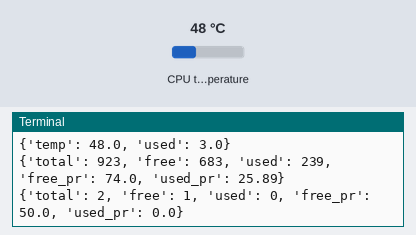
A program run on a simulated Raspberry Pi (BCM pin numbers). Shown: the last lines printed to the terminal. The test bench sets the inputs (shaded band); at power-on: CPU temperature 48 °C. System figures (address, load, memory, disk, uptime) are fixed made-up values.

Above: at 1.2 s.
1.3 s: CPU temperature set to 31 °C
At 2.6 s:
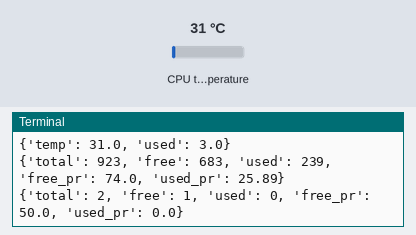
4.0 s: CPU temperature set to 44 °C
At 5.4 s:
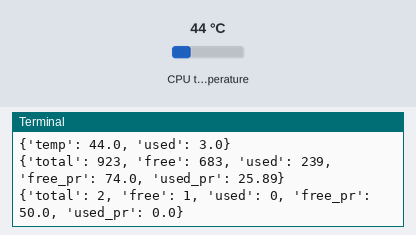
Timing chart, 0 to 7.0 s (numbered marks = the images above; inputs shaded):
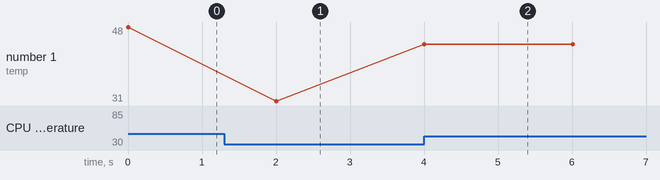

The program:

monitoring.py
```python
from gpiozero import CPUTemperature
import psutil as p
import os
from time import sleep
from collections import namedtuple
class Monitor:
    @classmethod
    def get_cpu_info(cls):
        cpu_tuple = namedtuple('cpu', 'temp used')
        temp = CPUTemperature().temperature
        temp = float("{:.2f}".format(temp))
        used = p.cpu_percent()
        return cpu_tuple(temp, used)._asdict()
    @classmethod
    def get_ram_info(cls):
        ram_tuple = namedtuple('ram', 'total free used free_pr used_pr')
        total = int(p.virtual_memory().total/(pow(1024, 2)))
        available = int(p.virtual_memory().available/(pow(1024, 2)))
        usage = int((p.virtual_memory().total-p.virtual_memory().available)/(pow(1024, 2)))
        available_pr = float(available*100/total)
        usage_pr = float(usage*100/total)
        available_pr = float("{:.2f}".format(available_pr))
        usage_pr = float("{:.2f}".format(usage_pr))
        return ram_tuple(total, available, usage, available_pr, usage_pr)._asdict()
    @classmethod
    def get_memory_info(cls):
        sd_tuple = namedtuple("sd", "total free used free_pr used_pr")
        st = os.statvfs("/home")
        total = int(st.f_blocks*st.f_frsize/(pow(1024, 2)))
        free = int(st.f_bavail*st.f_frsize/(pow(1024, 2)))
        used = int((st.f_blocks-st.f_bfree)*st.f_frsize/(pow(1024, 2)))
        free_pr = float(free*100/total)
        used_pr = float(used*100/total)
        free_pr = float("{:.2f}".format(free_pr))
        used_pr = float("{:.2f}".format(used_pr))
        return sd_tuple(total, free, used, free_pr, used_pr)._asdict()
if __name__ == '__main__':
    M = Monitor()
    while True:
        print(M.get_cpu_info())

        print(M.get_ram_info())

        print(M.get_memory_info())
        sleep(2)
```

Measured:
- after the input at 1.3 s, the terminal: prints a new line after 0.70 s (image 1)
- after the input at 4.0 s, the terminal: prints a new line at once (image 2)
- plotted number 1: 48 → 31 after the input at 1.3 s, 31 → 44 after the input at 4.0 s
